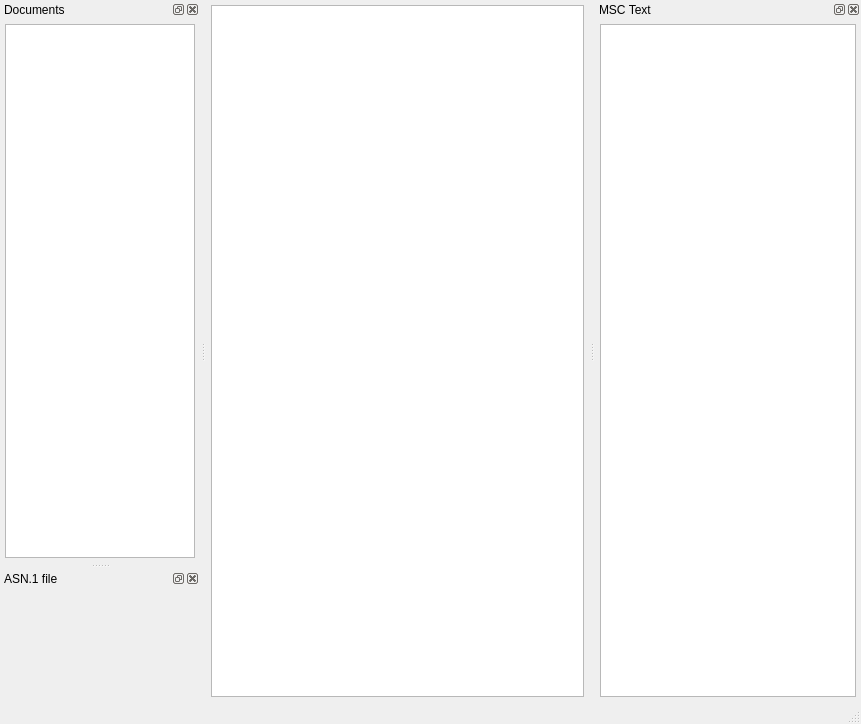
<?xml version="1.0" encoding="UTF-8"?>
<ui version="4.0">
 <class>MainWindow</class>
 <widget class="QMainWindow" name="MainWindow">
  <property name="geometry">
   <rect>
    <x>0</x>
    <y>0</y>
    <width>861</width>
    <height>724</height>
   </rect>
  </property>
  <property name="windowTitle">
   <string>MSC Editor</string>
  </property>
  <property name="layoutDirection">
   <enum>Qt::LeftToRight</enum>
  </property>
  <widget class="QWidget" name="centralWidget">
   <layout class="QGridLayout" name="gridLayout_2">
    <property name="leftMargin">
     <number>5</number>
    </property>
    <property name="topMargin">
     <number>5</number>
    </property>
    <property name="rightMargin">
     <number>5</number>
    </property>
    <property name="bottomMargin">
     <number>5</number>
    </property>
    <property name="spacing">
     <number>5</number>
    </property>
    <item row="0" column="0">
     <widget class="QStackedWidget" name="centerView">
      <property name="currentIndex">
       <number>0</number>
      </property>
      <widget class="msc::GraphicsView" name="graphicsView">
       <property name="sizePolicy">
        <sizepolicy hsizetype="Expanding" vsizetype="Expanding">
         <horstretch>0</horstretch>
         <verstretch>0</verstretch>
        </sizepolicy>
       </property>
       <property name="minimumSize">
        <size>
         <width>200</width>
         <height>0</height>
        </size>
       </property>
      </widget>
      <widget class="msc::GraphicsView" name="hierarchyView"/>
     </widget>
    </item>
   </layout>
  </widget>
  <widget class="QMenuBar" name="menuBar">
   <property name="geometry">
    <rect>
     <x>0</x>
     <y>0</y>
     <width>861</width>
     <height>26</height>
    </rect>
   </property>
  </widget>
  <widget class="QStatusBar" name="statusBar"/>
  <widget class="QDockWidget" name="dockWidgetDocument">
   <property name="minimumSize">
    <size>
     <width>200</width>
     <height>123</height>
    </size>
   </property>
   <property name="maximumSize">
    <size>
     <width>800</width>
     <height>524287</height>
    </size>
   </property>
   <property name="windowTitle">
    <string>Documents</string>
   </property>
   <attribute name="dockWidgetArea">
    <number>1</number>
   </attribute>
   <widget class="QWidget" name="dockWidgetDocumenetContents">
    <layout class="QGridLayout" name="gridLayout">
     <property name="leftMargin">
      <number>5</number>
     </property>
     <property name="topMargin">
      <number>5</number>
     </property>
     <property name="rightMargin">
      <number>5</number>
     </property>
     <property name="bottomMargin">
      <number>5</number>
     </property>
     <property name="spacing">
      <number>5</number>
     </property>
     <item row="0" column="0">
      <widget class="DocumentTreeView" name="documentTreeView">
       <property name="sizePolicy">
        <sizepolicy hsizetype="Expanding" vsizetype="Expanding">
         <horstretch>0</horstretch>
         <verstretch>0</verstretch>
        </sizepolicy>
       </property>
       <property name="minimumSize">
        <size>
         <width>0</width>
         <height>0</height>
        </size>
       </property>
       <property name="maximumSize">
        <size>
         <width>16777215</width>
         <height>16777215</height>
        </size>
       </property>
       <property name="sizeAdjustPolicy">
        <enum>QAbstractScrollArea::AdjustToContents</enum>
       </property>
       <attribute name="headerVisible">
        <bool>true</bool>
       </attribute>
      </widget>
     </item>
    </layout>
   </widget>
  </widget>
  <widget class="QDockWidget" name="dockWidgetMscText">
   <property name="minimumSize">
    <size>
     <width>97</width>
     <height>123</height>
    </size>
   </property>
   <property name="windowTitle">
    <string>MSC Text</string>
   </property>
   <attribute name="dockWidgetArea">
    <number>2</number>
   </attribute>
   <widget class="QWidget" name="dockWidgetContents">
    <layout class="QGridLayout" name="gridLayout_3">
     <property name="leftMargin">
      <number>5</number>
     </property>
     <property name="topMargin">
      <number>5</number>
     </property>
     <property name="rightMargin">
      <number>5</number>
     </property>
     <property name="bottomMargin">
      <number>5</number>
     </property>
     <item row="0" column="0">
      <widget class="TextView" name="mscTextBrowser"/>
     </item>
    </layout>
   </widget>
  </widget>
  <widget class="QDockWidget" name="dockWidgetAsn1">
   <property name="windowTitle">
    <string>ASN.1 file</string>
   </property>
   <attribute name="dockWidgetArea">
    <number>1</number>
   </attribute>
   <widget class="QWidget" name="dockWidgetContents_2">
    <layout class="QGridLayout" name="gridLayout_4">
     <property name="leftMargin">
      <number>5</number>
     </property>
     <property name="topMargin">
      <number>5</number>
     </property>
     <property name="rightMargin">
      <number>5</number>
     </property>
     <property name="bottomMargin">
      <number>5</number>
     </property>
     <item row="0" column="0">
      <widget class="ASN1FileView" name="asn1Widget" native="true"/>
     </item>
    </layout>
   </widget>
  </widget>
 </widget>
 <layoutdefault spacing="6" margin="11"/>
 <customwidgets>
  <customwidget>
   <class>msc::GraphicsView</class>
   <extends>QGraphicsView</extends>
   <header>graphicsview.h</header>
  </customwidget>
  <customwidget>
   <class>TextView</class>
   <extends>QTextBrowser</extends>
   <header>textview.h</header>
  </customwidget>
  <customwidget>
   <class>ASN1FileView</class>
   <extends>QWidget</extends>
   <header>asn1fileview.h</header>
   <container>1</container>
  </customwidget>
  <customwidget>
   <class>DocumentTreeView</class>
   <extends>QTreeView</extends>
   <header>documenttreeview.h</header>
  </customwidget>
 </customwidgets>
 <resources/>
 <connections/>
</ui>
